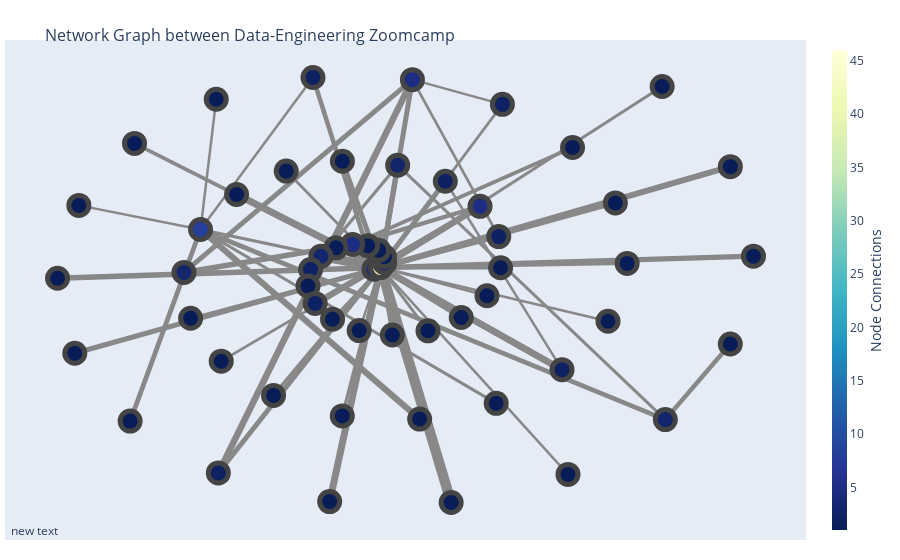

The cell this chart's notebook holds for it:
### Code cell
fig = go.Figure(data=traces,
             layout=go.Layout(
                title='<br>Network Graph between Data-Engineering Zoomcamp',
                titlefont_size=16,
                showlegend=False,
                hovermode='closest',
                margin=dict(b=20,l=5,r=5,t=40),
                annotations=[ dict(
#                     text="Python code: <a href='https://plotly.com/ipython-notebooks/network-graphs/'> https://plotly.com/ipython-notebooks/network-graphs/</a>",
                    showarrow=False,
                    xref="paper", yref="paper",
                    x=0.005, y=-0.002 ) ],
                xaxis=dict(showgrid=False, zeroline=False, showticklabels=False),
                yaxis=dict(showgrid=False, zeroline=False, showticklabels=False))
                )
fig.show()

### Figure 1 — Plotly figure (JSON) as saved in the notebook; plotly's stock layout.template omitted (floating-point values rounded to 4 significant figures)
{"data": [{"hoverinfo": "none", "line": {"color": "#888", "width": 4.5}, "mode": "lines", "type": "scatter", "x": [-0.04283, -0.02467, null], "y": [0.03091, 0.03754, null]}, {"hoverinfo": "none", "line": {"color": "#888", "width": 2.75}, "mode": "lines", "type": "scatter", "x": [-0.04283, -0.1886, null], "y": [0.03091, 0.08273, null]}, {"hoverinfo": "none", "line": {"color": "#888", "width": 2.75}, "mode": "lines", "type": "scatter", "x": [-0.04283, -0.5466, null], "y": [0.03091, -0.1675, null]}, {"hoverinfo": "none", "line": {"color": "#888", "width": 3.25}, "mode": "lines", "type": "scatter", "x": [-0.04283, 0.2487, null], "y": [0.03091, 0.285, null]}, {"hoverinfo": "none", "line": {"color": "#888", "width": 4.5}, "mode": "lines", "type": "scatter", "x": [-0.04283, -0.2103, null], "y": [0.03091, 0.8058, null]}, {"hoverinfo": "none", "line": {"color": "#888", "width": 10.75}, "mode": "lines", "type": "scatter", "x": [-0.02467, -0.01325, null], "y": [0.03754, 0.05582, null]}, {"hoverinfo": "none", "line": {"color": "#888", "width": 2.5}, "mode": "lines", "type": "scatter", "x": [-0.02467, -0.01397, null], "y": [0.03754, 0.08122, null]}, {"hoverinfo": "none", "line": {"color": "#888", "width": 5.25}, "mode": "lines", "type": "scatter", "x": [-0.02467, -0.02969, null], "y": [0.03754, 0.1071, null]}, {"hoverinfo": "none", "line": {"color": "#888", "width": 3.25}, "mode": "lines", "type": "scatter", "x": [-0.02467, -0.06007, null], "y": [0.03754, 0.126, null]}, {"hoverinfo": "none", "line": {"color": "#888", "width": 7.5}, "mode": "lines", "type": "scatter", "x": [-0.02467, -0.1014, null], "y": [0.03754, 0.1311, null]}, {"hoverinfo": "none", "line": {"color": "#888", "width": 3.5}, "mode": "lines", "type": "scatter", "x": [-0.02467, -0.1471, null], "y": [0.03754, 0.1172, null]}, {"hoverinfo": "none", "line": {"color": "#888", "width": 9.25}, "mode": "lines", "type": "scatter", "x": [-0.02467, -0.1886, null], "y": [0.03754, 0.08273, null]}, {"hoverinfo": "none", "line": {"color": "#888", "width": 2.5}, "mode": "lines", "type": "scatter", "x": [-0.02467, -0.2169, null], "y": [0.03754, 0.02944, null]}, {"hoverinfo": "none", "line": {"color": "#888", "width": 2.75}, "mode": "lines", "type": "scatter", "x": [-0.02467, -0.2239, null], "y": [0.03754, -0.03692, null]}, {"hoverinfo": "none", "line": {"color": "#888", "width": 2.5}, "mode": "lines", "type": "scatter", "x": [-0.02467, -0.2044, null], "y": [0.03754, -0.1075, null]}, {"hoverinfo": "none", "line": {"color": "#888", "width": 2.5}, "mode": "lines", "type": "scatter", "x": [-0.02467, -0.1566, null], "y": [0.03754, -0.1713, null]}, {"hoverinfo": "none", "line": {"color": "#888", "width": 2.5}, "mode": "lines", "type": "scatter", "x": [-0.02467, -0.08347, null], "y": [0.03754, -0.2172, null]}, {"hoverinfo": "none", "line": {"color": "#888", "width": 3.25}, "mode": "lines", "type": "scatter", "x": [-0.02467, 0.007658, null], "y": [0.03754, -0.2351, null]}, {"hoverinfo": "none", "line": {"color": "#888", "width": 3}, "mode": "lines", "type": "scatter", "x": [-0.02467, 0.1057, null], "y": [0.03754, -0.2182, null]}, {"hoverinfo": "none", "line": {"color": "#888", "width": 5}, "mode": "lines", "type": "scatter", "x": [-0.02467, 0.1971, null], "y": [0.03754, -0.1644, null]}, {"hoverinfo": "none", "line": {"color": "#888", "width": 2.75}, "mode": "lines", "type": "scatter", "x": [-0.02467, 0.2678, null], "y": [0.03754, -0.0766, null]}, {"hoverinfo": "none", "line": {"color": "#888", "width": 3.75}, "mode": "lines", "type": "scatter", "x": [-0.02467, 0.3052, null], "y": [0.03754, 0.03676, null]}, {"hoverinfo": "none", "line": {"color": "#888", "width": 4.25}, "mode": "lines", "type": "scatter", "x": [-0.02467, 0.3001, null], "y": [0.03754, 0.1627, null]}, {"hoverinfo": "none", "line": {"color": "#888", "width": 6}, "mode": "lines", "type": "scatter", "x": [-0.02467, 0.2487, null], "y": [0.03754, 0.285, null]}, {"hoverinfo": "none", "line": {"color": "#888", "width": 5}, "mode": "lines", "type": "scatter", "x": [-0.02467, 0.1533, null], "y": [0.03754, 0.3865, null]}, {"hoverinfo": "none", "line": {"color": "#888", "width": 5.25}, "mode": "lines", "type": "scatter", "x": [-0.02467, 0.02241, null], "y": [0.03754, 0.4513, null]}, {"hoverinfo": "none", "line": {"color": "#888", "width": 5}, "mode": "lines", "type": "scatter", "x": [-0.02467, -0.1295, null], "y": [0.03754, 0.4671, null]}, {"hoverinfo": "none", "line": {"color": "#888", "width": 2.75}, "mode": "lines", "type": "scatter", "x": [-0.02467, -0.2838, null], "y": [0.03754, 0.4275, null]}, {"hoverinfo": "none", "line": {"color": "#888", "width": 7}, "mode": "lines", "type": "scatter", "x": [-0.02467, -0.4203, null], "y": [0.03754, 0.3329, null]}, {"hoverinfo": "none", "line": {"color": "#888", "width": 3.25}, "mode": "lines", "type": "scatter", "x": [-0.02467, -0.5193, null], "y": [0.03754, 0.1913, null]}, {"hoverinfo": "none", "line": {"color": "#888", "width": 2.75}, "mode": "lines", "type": "scatter", "x": [-0.02467, -0.4625, null], "y": [0.03754, -0.341, null]}, {"hoverinfo": "none", "line": {"color": "#888", "width": 3.5}, "mode": "lines", "type": "scatter", "x": [-0.02467, -0.3187, null], "y": [0.03754, -0.4794, null]}, {"hoverinfo": "none", "line": {"color": "#888", "width": 3.25}, "mode": "lines", "type": "scatter", "x": [-0.02467, -0.1298, null], "y": [0.03754, -0.5622, null]}, {"hoverinfo": "none", "line": {"color": "#888", "width": 6.75}, "mode": "lines", "type": "scatter", "x": [-0.02467, 0.474, null], "y": [0.03754, -0.3755, null]}, {"hoverinfo": "none", "line": {"color": "#888", "width": 2.5}, "mode": "lines", "type": "scatter", "x": [-0.02467, 0.6004, null], "y": [0.03754, -0.1797, null]}, {"hoverinfo": "none", "line": {"color": "#888", "width": 3.25}, "mode": "lines", "type": "scatter", "x": [-0.02467, 0.6529, null], "y": [0.03754, 0.05431, null]}, {"hoverinfo": "none", "line": {"color": "#888", "width": 4.5}, "mode": "lines", "type": "scatter", "x": [-0.02467, 0.6206, null], "y": [0.03754, 0.2987, null]}, {"hoverinfo": "none", "line": {"color": "#888", "width": 2.75}, "mode": "lines", "type": "scatter", "x": [-0.02467, 0.3102, null], "y": [0.03754, 0.6973, null]}, {"hoverinfo": "none", "line": {"color": "#888", "width": 3.75}, "mode": "lines", "type": "scatter", "x": [-0.02467, -0.7007, null], "y": [0.03754, 0.5393, null]}, {"hoverinfo": "none", "line": {"color": "#888", "width": 2.5}, "mode": "lines", "type": "scatter", "x": [-0.02467, -0.5647, null], "y": [0.03754, 0.01774, null]}, {"hoverinfo": "none", "line": {"color": "#888", "width": 5}, "mode": "lines", "type": "scatter", "x": [-0.02467, 0.06293, null], "y": [0.03754, 0.7971, null]}, {"hoverinfo": "none", "line": {"color": "#888", "width": 5.5}, "mode": "lines", "type": "scatter", "x": [-0.02467, -0.9122, null], "y": [0.03754, -0.005661, null]}, {"hoverinfo": "none", "line": {"color": "#888", "width": 5}, "mode": "lines", "type": "scatter", "x": [-0.02467, -0.8648, null], "y": [0.03754, -0.3089, null]}, {"hoverinfo": "none", "line": {"color": "#888", "width": 5}, "mode": "lines", "type": "scatter", "x": [-0.02467, -0.4704, null], "y": [0.03754, -0.7929, null]}, {"hoverinfo": "none", "line": {"color": "#888", "width": 7}, "mode": "lines", "type": "scatter", "x": [-0.02467, -0.1645, null], "y": [0.03754, -0.9087, null]}, {"hoverinfo": "none", "line": {"color": "#888", "width": 10.25}, "mode": "lines", "type": "scatter", "x": [-0.02467, 0.1693, null], "y": [0.03754, -0.9123, null]}, {"hoverinfo": "none", "line": {"color": "#888", "width": 2.5}, "mode": "lines", "type": "scatter", "x": [-0.02467, 0.4904, null], "y": [0.03754, -0.7987, null]}, {"hoverinfo": "none", "line": {"color": "#888", "width": 5.25}, "mode": "lines", "type": "scatter", "x": [-0.02467, 1.0, null], "y": [0.03754, 0.08356, null]}, {"hoverinfo": "none", "line": {"color": "#888", "width": 6}, "mode": "lines", "type": "scatter", "x": [-0.02467, 0.9365, null], "y": [0.03754, 0.4455, null]}, {"hoverinfo": "none", "line": {"color": "#888", "width": 3}, "mode": "lines", "type": "scatter", "x": [-0.02467, 0.7491, null], "y": [0.03754, 0.7694, null]}, {"hoverinfo": "none", "line": {"color": "#888", "width": 3.25}, "mode": "lines", "type": "scatter", "x": [-0.01325, -0.1014, null], "y": [0.05582, 0.1311, null]}, {"hoverinfo": "none", "line": {"color": "#888", "width": 3}, "mode": "lines", "type": "scatter", "x": [-0.01325, -0.1886, null], "y": [0.05582, 0.08273, null]}, {"hoverinfo": "none", "line": {"color": "#888", "width": 2.75}, "mode": "lines", "type": "scatter", "x": [-0.01325, 0.2487, null], "y": [0.05582, 0.285, null]}, {"hoverinfo": "none", "line": {"color": "#888", "width": 4.25}, "mode": "lines", "type": "scatter", "x": [-0.1014, 0.2487, null], "y": [0.1311, 0.285, null]}, {"hoverinfo": "none", "line": {"color": "#888", "width": 5.5}, "mode": "lines", "type": "scatter", "x": [-0.1014, -0.5647, null], "y": [0.1311, 0.01774, null]}, {"hoverinfo": "none", "line": {"color": "#888", "width": 3.75}, "mode": "lines", "type": "scatter", "x": [-0.1014, 0.5029, null], "y": [0.1311, 0.5229, null]}, {"hoverinfo": "none", "line": {"color": "#888", "width": 3.25}, "mode": "lines", "type": "scatter", "x": [-0.2169, 0.02241, null], "y": [0.02944, 0.4513, null]}, {"hoverinfo": "none", "line": {"color": "#888", "width": 5.5}, "mode": "lines", "type": "scatter", "x": [-0.2044, 0.2487, null], "y": [-0.1075, 0.285, null]}, {"hoverinfo": "none", "line": {"color": "#888", "width": 2.75}, "mode": "lines", "type": "scatter", "x": [0.3001, 0.06293, null], "y": [0.1627, 0.7971, null]}, {"hoverinfo": "none", "line": {"color": "#888", "width": 2.5}, "mode": "lines", "type": "scatter", "x": [0.1533, 0.474, null], "y": [0.3865, -0.3755, null]}, {"hoverinfo": "none", "line": {"color": "#888", "width": 3}, "mode": "lines", "type": "scatter", "x": [0.02241, 0.7579, null], "y": [0.4513, -0.5772, null]}, {"hoverinfo": "none", "line": {"color": "#888", "width": 6.25}, "mode": "lines", "type": "scatter", "x": [-0.5193, 0.08278, null], "y": [0.1913, -0.575, null]}, {"hoverinfo": "none", "line": {"color": "#888", "width": 3}, "mode": "lines", "type": "scatter", "x": [-0.5193, 0.2931, null], "y": [0.1913, -0.5116, null]}, {"hoverinfo": "none", "line": {"color": "#888", "width": 2.5}, "mode": "lines", "type": "scatter", "x": [-0.5193, -0.2103, null], "y": [0.1913, 0.8058, null]}, {"hoverinfo": "none", "line": {"color": "#888", "width": 2.5}, "mode": "lines", "type": "scatter", "x": [-0.5193, -0.4762, null], "y": [0.1913, 0.7178, null]}, {"hoverinfo": "none", "line": {"color": "#888", "width": 2.5}, "mode": "lines", "type": "scatter", "x": [-0.5193, -0.8536, null], "y": [0.1913, 0.2888, null]}, {"hoverinfo": "none", "line": {"color": "#888", "width": 4.75}, "mode": "lines", "type": "scatter", "x": [-0.5193, -0.7127, null], "y": [0.1913, -0.5833, null]}, {"hoverinfo": "none", "line": {"color": "#888", "width": 4.75}, "mode": "lines", "type": "scatter", "x": [-0.5193, 0.7579, null], "y": [0.1913, -0.5772, null]}, {"hoverinfo": "none", "line": {"color": "#888", "width": 5}, "mode": "lines", "type": "scatter", "x": [-0.5647, 0.06293, null], "y": [0.01774, 0.7971, null]}, {"hoverinfo": "none", "line": {"color": "#888", "width": 2.5}, "mode": "lines", "type": "scatter", "x": [0.3102, 0.06293, null], "y": [0.6973, 0.7971, null]}, {"hoverinfo": "none", "line": {"color": "#888", "width": 6.5}, "mode": "lines", "type": "scatter", "x": [0.06293, -0.4704, null], "y": [0.7971, -0.7929, null]}, {"hoverinfo": "none", "line": {"color": "#888", "width": 4.5}, "mode": "lines", "type": "scatter", "x": [0.7579, 0.9364, null], "y": [-0.5772, -0.2715, null]}, {"hoverinfo": "text", "marker": {"color": [5, 46, 4, 1, 1, 1, 5, 1, 3, 2, 1, 2, 1, 1, 1, 1, 1, 1, 1, 2, 5, 2, 3, 1, 1, 1, 8, 3, 1, 1, 1, 1, 1, 1, 2, 1, 1, 1, 1, 2, 5, 2, 1, 1, 1, 1, 1, 1, 2, 1, 1, 1, 3, 1, 1, 1, 1], "colorbar": {"thickness": 15, "title": {"side": "right", "text": "Node Connections"}, "xanchor": "left"}, "colorscale": [[0, "rgb(255,255,217)"], [0.125, "rgb(237,248,177)"], [0.25, "rgb(199,233,180)"], [0.375, "rgb(127,205,187)"], [0.5, "rgb(65,182,196)"], [0.625, "rgb(29,145,192)"], [0.75, "rgb(34,94,168)"], [0.875, "rgb(37,52,148)"], [1, "rgb(8,29,88)"]], "line": {"width": 5}, "reversescale": true, "showscale": true, "size": 20}, "mode": "markers", "text": ["me.victoria # of connections: 5", "alexey.s.grigoriev # of connections: 46", "sejal.v18 # of connections: 4", "zkan.cs # of connections: 1", "mistryishan25 # of connections: 1", "powelljo # of connections: 1", "alvaro.navas # of connections: 5", "tonyrobertt_flash # of connections: 1", "lgsoliveira # of connections: 3", "lkirch # of connections: 2", "nmsleal # of connections: 1", "collstudent # of connections: 2", "maharanasunil38 # of connections: 1", "dimthomas1 # of connections: 1", "dkosarevsky.mtt # of connections: 1", "bkhalaf94 # of connections: 1", "aka-888 # of connections: 1", "lkhlow94 # of connections: 1", "souvik.pan2001 # of connections: 1", "michaelharty3 # of connections: 2", "aachavda0789 # of connections: 5", "achikaebirim # of connections: 2", "michaelshoemaker50 # of connections: 3", "ajefersonstiv # of connections: 1", "aya_salama # of connections: 1", "kosarevsky.de # of connections: 1", "daisyfuentesahamed # of connections: 8", "aaronjohnwright # of connections: 3", "irem.erturk # of connections: 1", "sinevi # of connections: 1", "gusbrites # of connections: 1", "fikrithauli # of connections: 1", "ademolaoladapo # of connections: 1", "abhisheksb.work # of connections: 1", "jwaguti # of connections: 2", "nnovica # of connections: 1", "oriyomistephen # of connections: 1", "isaactoluwani30 # of connections: 1", "fabiyiopeyemi94 # of connections: 1", "leonardo200467 # of connections: 2", "sandyhopebehrens # of connections: 5", "gregoire.le.bras # of connections: 2", "naimatoyewale # of connections: 1", "meleras.daniel # of connections: 1", "rao.645 # of connections: 1", "sadia.yousafzai93 # of connections: 1", "igor.dalbo.idb # of connections: 1", "aadityaparthasarathy # of connections: 1", "cris_crawford # of connections: 2", "simeonubi # of connections: 1", "lyes.dehili # of connections: 1", "abhic7 # of connections: 1", "girmaysisay # of connections: 3", "kanatsultan # of connections: 1", "kargarisaac # of connections: 1", "hadamafer # of connections: 1", "nan # of connections: 1"], "type": "scatter", "x": [-0.04283, -0.02467, -0.01325, -0.01397, -0.02969, -0.06007, -0.1014, -0.1471, -0.1886, -0.2169, -0.2239, -0.2044, -0.1566, -0.08347, 0.007658, 0.1057, 0.1971, 0.2678, 0.3052, 0.3001, 0.2487, 0.1533, 0.02241, -0.1295, -0.2838, -0.4203, -0.5193, -0.5647, -0.5466, -0.4625, -0.3187, -0.1298, 0.08278, 0.2931, 0.474, 0.6004, 0.6529, 0.6206, 0.5029, 0.3102, 0.06293, -0.2103, -0.4762, -0.7007, -0.8536, -0.9122, -0.8648, -0.7127, -0.4704, -0.1645, 0.1693, 0.4904, 0.7579, 0.9364, 1.0, 0.9365, 0.7491], "y": [0.03091, 0.03754, 0.05582, 0.08122, 0.1071, 0.126, 0.1311, 0.1172, 0.08273, 0.02944, -0.03692, -0.1075, -0.1713, -0.2172, -0.2351, -0.2182, -0.1644, -0.0766, 0.03676, 0.1627, 0.285, 0.3865, 0.4513, 0.4671, 0.4275, 0.3329, 0.1913, 0.01774, -0.1675, -0.341, -0.4794, -0.5622, -0.575, -0.5116, -0.3755, -0.1797, 0.05431, 0.2987, 0.5229, 0.6973, 0.7971, 0.8058, 0.7178, 0.5393, 0.2888, -0.005661, -0.3089, -0.5833, -0.7929, -0.9087, -0.9123, -0.7987, -0.5772, -0.2715, 0.08356, 0.4455, 0.7694]}], "layout": {"annotations": [{"showarrow": false, "x": 0.005, "xref": "paper", "y": -0.002, "yref": "paper"}], "hovermode": "closest", "margin": {"b": 20, "l": 5, "r": 5, "t": 40}, "showlegend": false, "title": {"font": {"size": 16}, "text": "<br>Network Graph between Data-Engineering Zoomcamp"}, "xaxis": {"showgrid": false, "showticklabels": false, "zeroline": false}, "yaxis": {"showgrid": false, "showticklabels": false, "zeroline": false}}}
